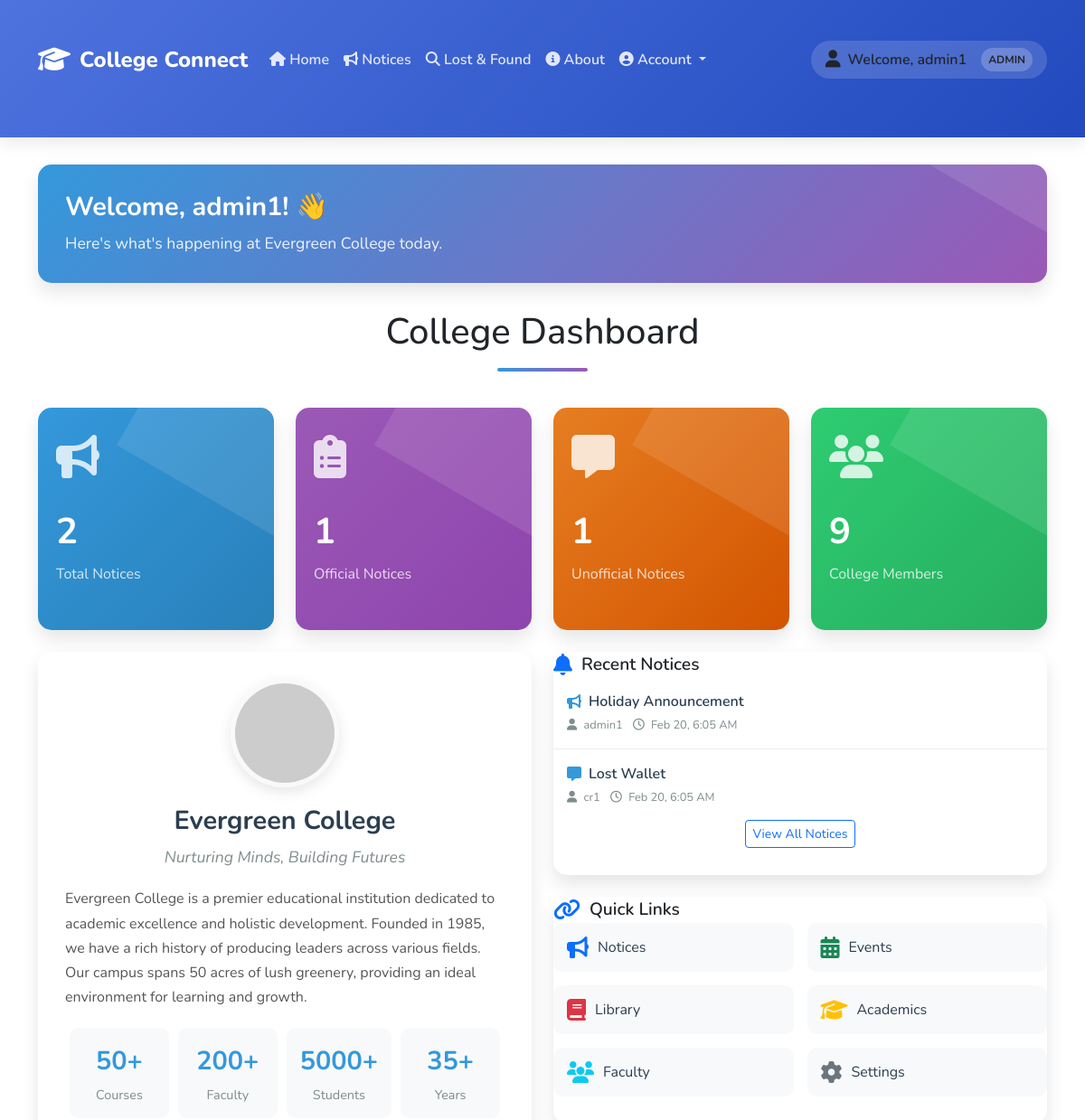
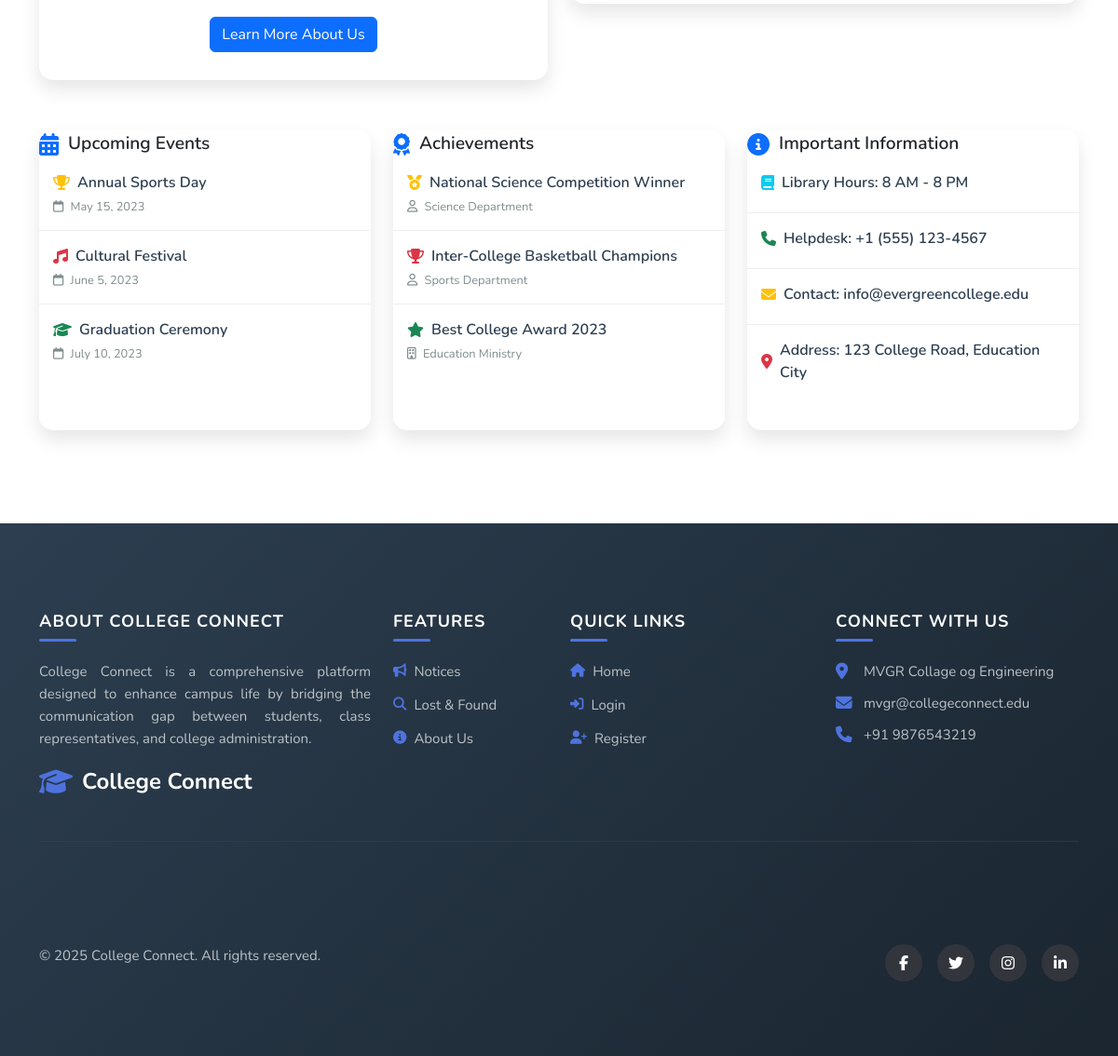
/dashboard.php (signed in), run on the app's committed database (2 pictures, top to bottom).
### tables this page shows
CREATE TABLE IF NOT EXISTS `notices` (
  `id` int(11) NOT NULL AUTO_INCREMENT,
  `title` varchar(255) NOT NULL,
  `content` text NOT NULL,
  `type` enum('official','unofficial') NOT NULL,
  `created_by` int(11) NOT NULL,
  `created_at` timestamp NOT NULL DEFAULT current_timestamp(),
  PRIMARY KEY (`id`),
  KEY `created_by` (`created_by`),
  FULLTEXT KEY `title_content` (`title`, `content`)
);

CREATE TABLE IF NOT EXISTS `users` (
  `id` int(11) NOT NULL AUTO_INCREMENT,
  `username` varchar(50) NOT NULL,
  `password` varchar(255) NOT NULL,
  `role` enum('admin','class_representative','regular_user') NOT NULL,
  `contact` varchar(20) DEFAULT NULL,
  `created_at` timestamp NOT NULL DEFAULT current_timestamp(),
  PRIMARY KEY (`id`)
);

### dashboard.php (the view, shortened to what the rows shown need)
<?php
include('includes/db_connect.php');
$recent_notices = [];
$sql = "SELECT notices.*, users.username FROM notices
        JOIN users ON notices.created_by = users.id
        ORDER BY created_at DESC LIMIT 5";
$result = $conn->query($sql);
if ($result && $result->num_rows > 0) {
    while ($row = $result->fetch_assoc()) {
        $recent_notices[] = $row;
    }
}
?>
<!DOCTYPE html>
<html lang="en">
<head>
    <link rel="stylesheet" href="https://stackpath.bootstrapcdn.com/bootstrap/4.5.2/css/bootstrap.min.css">
    <link rel="stylesheet" href="https://cdnjs.cloudflare.com/ajax/libs/font-awesome/5.15.3/css/all.min.css">
    <link rel="stylesheet" href="https://cdn.jsdelivr.net/npm/animate.css@4.1.1/animate.min.css">
</head>
<body>
    <?php include('includes/header.php'); ?>
    <div class="container">
        <div class="welcome-message animate__animated animate__fadeIn">
            <h2 class="welcome-title">Welcome, <?php echo htmlspecialchars($username); ?>! 👋</h2>
        </div>
        <h1 class="page-header animate__animated animate__fadeIn">College Dashboard</h1>
        <div class="row mt-4">
            <div class="col-lg-6">
                <div class="college-info animate__animated animate__fadeIn" style="animation-delay: 0.4s;">
                    <div class="text-center">
                        <h2 class="college-name">Evergreen College</h2>
                    </div>
                </div>
            </div>
            <div class="col-lg-6">
                <div class="row">
                    <div class="col-12">
                        <div class="dashboard-card animate__animated animate__fadeIn" style="animation-delay: 0.5s;">
                            <div class="card-body p-0">
                                <?php if (count($recent_notices) > 0): ?>
                                    <?php foreach ($recent_notices as $notice): ?>
                                        <div class="recent-notice">
                                            <div class="notice-title">
                                                <i class="fas <?php echo ($notice['type'] === 'official') ? 'fa-bullhorn' : 'fa-comment-alt'; ?>"></i>
                                                <?php echo htmlspecialchars($notice['title']); ?>
                                            </div>
                                            <div class="notice-meta">
                                                <span><i class="fas fa-user mr-1"></i> <?php echo htmlspecialchars($notice['username']); ?></span>
                                                <span class="ml-2"><i class="far fa-clock mr-1"></i> <?php echo date('M d, g:i A', strtotime($notice['created_at'])); ?></span>
                                            </div>
                                        </div>
                                    <?php endforeach; ?>
                                <?php else: ?>
                                    <div class="p-4 text-center text-muted">
                                        <i class="fas fa-info-circle mr-2"></i>No notices found.
                                    </div>
                                <?php endif; ?>
                            </div>
                        </div>
                    </div>
                </div>
            </div>
        </div>
    </div>
    <?php include('includes/footer.php'); ?>
</body>
</html>

### data on the page
notices: title "Holiday Announcement", created_by.username "admin1", created_at "Feb 20, 6:05 AM"
notices: title "Lost Wallet", created_by.username "cr1", created_at "Feb 20, 6:05 AM"

### other printed values
$username "admin1"
$total_notices "2"
$official_notices "1"
$unofficial_notices "1"
$total_users "9"
